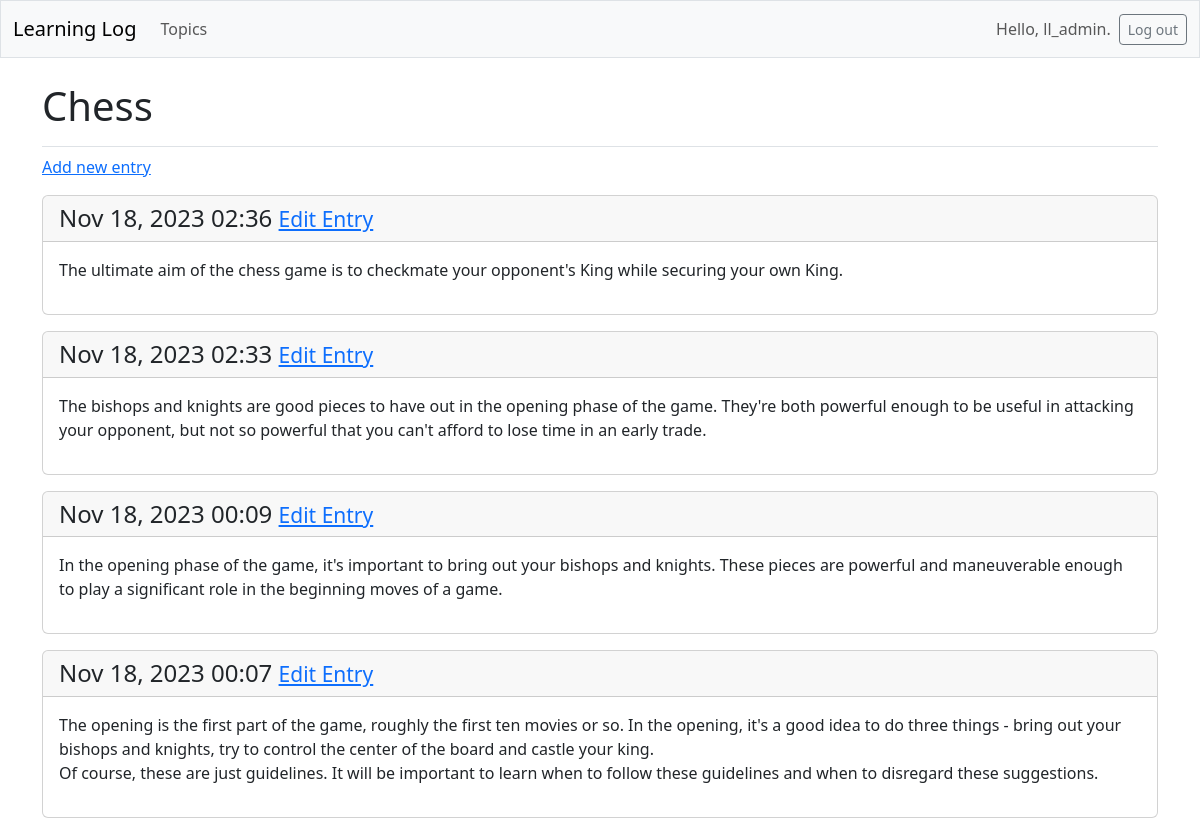
The page /topics/1/ (signed in) on the database its author committed.
### learning_logs/models.py (models this page shows, shortened)
class Topic(models.Model):
    text = models.CharField(max_length=200)
    date_added = models.DateTimeField(auto_now_add=True)
    owner = models.ForeignKey(User,
                              on_delete=models.CASCADE)  # Added an owner field to Topic, which establishes a foreign key relationship to the User Model. If user is deleted, all the topics associated with that user will be deleted as well.

class Entry(models.Model):
    topic = models.ForeignKey(Topic, on_delete=models.CASCADE)
    text = models.TextField()
    date_added = models.DateTimeField(auto_now_add=True)
    class Meta:
        verbose_name_plural = 'entries'

### learning_logs/views.py (the view)
# urls.py: path('topics/<int:topic_id>/', views.topic, name='topic'),
@login_required
def topic(request, topic_id):
    topic = Topic.objects.get(id=topic_id)
    if topic.owner != request.user:
        raise Http404
    entries = topic.entry_set.order_by(
        '-date_added')  # - sign in front of date_added sorts the results in reverse order
    context = {'topic': topic, 'entries': entries}
    return render(request, 'learning_logs/topic.html', context)

### learning_logs/templates/learning_logs/topic.html
{% extends 'learning_logs/base.html' %}
{% block page_header %}
<h1>{{topic.text}}</h1>
{% endblock page_header %}
{% block content %}
<p>
    <a href="{% url 'learning_logs:new_entry' topic.id %}">Add new entry</a>
</p>
{% for entry in entries %}
<div class="card mb-3">
    <h4 class="card-header">
        {{entry.date_added|date:'M d, Y H:i'}}
        <small><a href="{% url 'learning_logs:edit_entry' entry.id %}">
            Edit Entry
        </a> </small>
    </h4>
    <div class="card-body">{{entry.text|linebreaks}}</div>
</div>
{% empty %}
<p>There are no entries for this topic yet.</p>
{% endfor %}
{% endblock content %}

### learning_logs/templates/learning_logs/base.html (shortened to what this page needs)
<!doctype html>
<html lang="en">
<head>
    {% load django_bootstrap5 %}
    {% bootstrap_css %}
</head>
<body>
<nav class="navbar navbar-expand-md navbar-light bg-light mb-4 border">
    <div class="container-fluid">
        <a class="navbar-brand" href="{% url 'learning_logs:index' %}">
            Learning Log</a>
        <div class="collapse navbar-collapse" id="navbarCollapse">
            <ul class="navbar-nav me-auto mb-2 mb-md-0">
                <li class="nav-item">
                    <a class="nav-link" href="{% url 'learning_logs:topics' %}">
                        Topics
                    </a>
                </li>
            </ul>
            <ul class="navbar-nav ms-auto mb-2 mb-md-0">
                {% if user.is_authenticated %}
                <li class="nav-item">
                    <span class="navbar-text me-2">Hello, {{user.username}}.
                    </span>
                </li>
                {% endif %}
            </ul>
            {% if user.is_authenticated %}
            <form action="{% url 'accounts:logout' %}" method="post">
                <button name="submit" class="btn btn-outline-secondary btn-sm">
                    Log out
                </button>
            </form>
            {% endif %}
        </div>
    </div>
</nav>
<main class="container">
    <div class="pb-2 mb-2 border-bottom">
        {% block page_header %}{% endblock page_header %}
    </div>
    <div>
        {% block content %}{% endblock content %}
    </div>
</main>
</body>
</html>

### rows shown on the page
Topic: text "Chess"
Entry: date_added "Nov 18, 2023 02:36", text "The ultimate aim of the chess game is to checkmate your opponent's King while securing your own King."
Entry: date_added "Nov 18, 2023 02:33", text "The bishops and knights are good pieces to have out in the opening phase of the game. They're both powerful enough to be useful in attacking your opponent, but not so powerful that you can't afford to lose time in an early trade."
Entry: date_added "Nov 18, 2023 00:09", text "In the opening phase of the game, it's important to bring out your bishops and knights. These pieces are powerful and maneuverable enough to play a significant role in the beginning moves of a game."
Entry: date_added "Nov 18, 2023 00:07", text "The opening is the first part of the game, roughly the first ten movies or so. In the opening, it's a good idea to do three things - bring out your bishops and knights, try to control the center of the board and castle your king. Of course, these are just guidelines. It will be important to learn when to follow these guidelines and when to disregard these suggestions."

### other values the page prints
{{ user.username }} "ll_admin"
